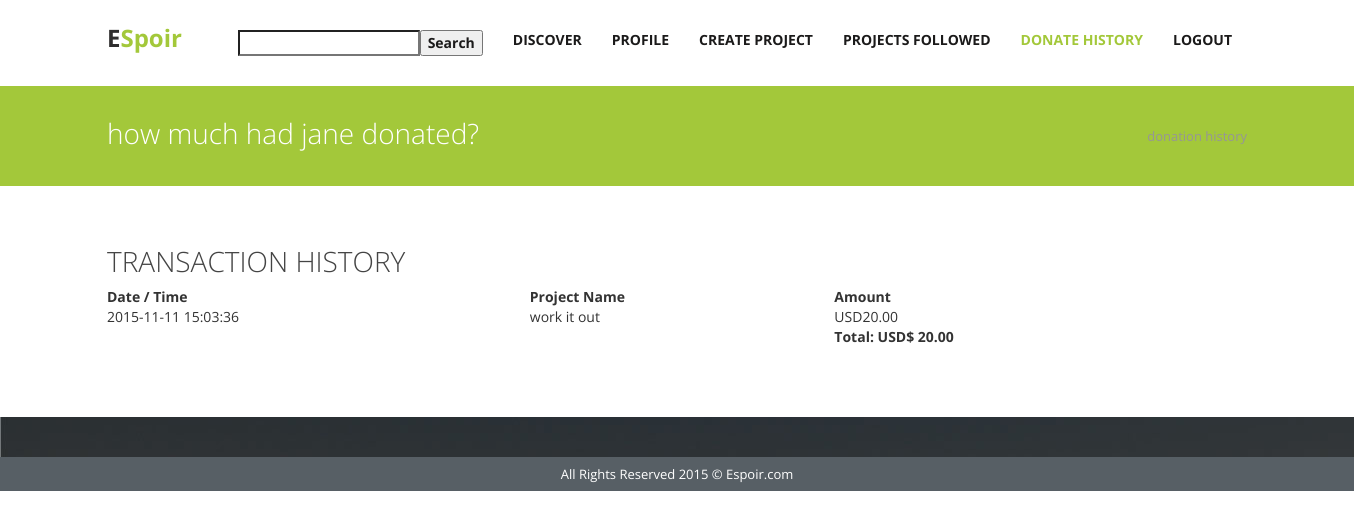
Page /transactions.php (signed in) on the committed database.
### tables this page shows
CREATE TABLE IF NOT EXISTS `user` (
  `userEmail` varchar(255) NOT NULL,
  `password` varchar(255) NOT NULL,
  `firstName` varchar(255) NOT NULL,
  `lastName` varchar(255) NOT NULL,
  `nationality` varchar(50) NOT NULL,
  `birthday` date NOT NULL,
  `gender` enum('Female','Male') NOT NULL,
  `picScr` blob NOT NULL,
  `picName` varchar(8000) NOT NULL,
  `bio` text,
  `type` enum('Normal','Admin') NOT NULL DEFAULT 'Normal'
);

CREATE TABLE IF NOT EXISTS `donate` (
  `userEmail` varchar(255) NOT NULL,
  `projectID` int(11) NOT NULL,
  `donateDate` timestamp NOT NULL DEFAULT CURRENT_TIMESTAMP ON UPDATE CURRENT_TIMESTAMP,
  `amount` decimal(14,2) NOT NULL
);

CREATE TABLE IF NOT EXISTS `project` (
  `projectID` int(11) NOT NULL,
  `userEmail` varchar(255) NOT NULL,
  `title` varchar(255) NOT NULL,
  `description` text NOT NULL,
  `fileSrc` longblob,
  `startDate` date NOT NULL,
  `endDate` date NOT NULL,
  `categories` varchar(255) NOT NULL,
  `currency` varchar(255) NOT NULL DEFAULT 'SGD',
  `picName` varchar(5000) NOT NULL
);

### transactions.php (the view, shortened to what this page needs)
<!DOCTYPE html>
<html lang="en">
<head>
<link href="css/bootstrap.css" rel="stylesheet">
<link href="//maxcdn.bootstrapcdn.com/font-awesome/4.2.0/css/font-awesome.min.css" rel="stylesheet">
<link href="css/responsiveslides.css" rel="stylesheet">
<link href="css/style.css" rel="stylesheet">
</head>
<?php
    include("db.php");
	$emailtxt = $_SESSION["emailtxt"];
	$sql = "SELECT * FROM user WHERE userEmail = '$emailtxt'";
	if ($result=mysqli_query($mysqli,$sql))
    {
        $rowcount=mysqli_num_rows($result);
    }
	if($rowcount==1)
	{
        $row = mysqli_fetch_array($result,MYSQLI_ASSOC);
	}
	else
	{
		echo '<script language="javascript">';
		echo 'alert("Wrong username/password");';
		echo 'window.location.href="../CS2102/loginreg.php";';
		echo '</script>';
	}
  ?>
<body data-responsejs='{ "create": [ { "prop": "width", "breakpoints": [0, 320, 481, 641, 961, 1025, 1281, 1400] }]}'>
<div class="wrapper">
  <div class="container">
    <nav class="navbar navbar-default">
      <div class="container-fluid">
        <div class="navbar-header">
          <a class="navbar-brand">E<span>Spoir</span></a> </div>
        <div class="collapse navbar-collapse pull-right" id="bs-example-navbar-collapse-1">
          <ul class="nav navbar-nav">
            <li><a><form method="post" action="search.php"><input type="Search" name="keyword"><input type="submit" value="Search"></form></a></li>
            <li><a href="discoverlogin.php">Discover</a></li>
            <li><a href="profile.php">Profile</a></li>
            <li> <a href="createProject.php">Create Project </a></li>
            <li><a href="projfollist.php">Projects Followed</a></li>
            <li class="active"> <a href="transactions.php"> Donate History <span class="sr-only">(current)</span></a></li>
            <li><a href="logout.php" id="logout">Logout</a></li>
          </ul>
        </div>
      </div>
    </nav>
  </div>
</div>
<div class="inner-head">
  <div class="container">
    <div class="col-lg-12">
      <h4 class="pull-left">how much had <?php echo $row["firstName"] ?> donated? </h4>
      <form method="post" action="search.php">
        <p class="pull-right pagination">
donation history</p>
      </form>
    </div>
  </div>
</div>
<div class="inner-page services">
  <div class="container">
    <div class="">
      <?php
	  include("db.php");
	$emailtxt = $_SESSION["emailtxt"];
	  $query = "Select donate.donateDate, donate.amount, project.title FROM donate INNER JOIN project ON donate.projectID = project.projectID WHERE donate.userEmail= '$emailtxt'";
	  $query2 = "SELECT SUM(amount)  FROM donate WHERE userEmail = '$emailtxt'";
	  $reply = mysqli_query($mysqli, $query);
	 $money=mysqli_query($mysqli,$query2) or die(mysql_error());
	 $result = mysqli_fetch_assoc($money);
	 $total = $result['SUM(amount)'];
?>
      <div class="col-md-6">
        <h2>Transaction History</h2>
        <p>
          <?php
	if($reply){
		?>
        <table cellspacing="5" cellpadding="5" width="200%" id="formspace">
          <tr>
            <td><strong> Date / Time </strong></td>
            <td><strong> Project Name </strong></td>
            <td><strong> Amount </strong></td>
          </tr>
          <?php
		while ($row = $reply->fetch_object())
		{
				echo "<tr>";
				echo "<td>" . $row->donateDate . "</td>";
				echo "<td>" . $row->title . "</td>";
				echo "<td> USD" . $row->amount . "</td></tr>";
		}
	}
?>
          <tr>
            <td></td>
            <td></td>
            <td><strong>Total: USD$ <?php echo $total; ?></strong></td>
          </tr>
        </table>
        </p>
      </div>
      <div class="clearfix"></div>
    </div>
  </div>
</div>
<div class="testimonial main"> </div>
<div class="copyright">
  <div class="container">
    <p>All Rights Reserved 2015 &copy; Espoir.com</p>
  </div>
</div>
</body>
</html>

### css/style.css (style rules this page uses)
* { font-family: 'Open Sans', sans-serif; }
.wrapper { width: 100%; margin: 0 auto; }
@media (min-width:1200px) { .wrapper { width: 1344px; margin: 0 auto; } }
@media (min-width:1200px) { .container { padding: 0; position: relative; } }
@media (min-width:1200px) { div#bs-example-navbar-collapse-1 { padding-right: 0; } }
a, a:hover, a:focus { text-decoration: none; }
h2 { font-size: 28px; font-weight: 300; text-transform: uppercase; color: #444444; margin-top: 60px; }
h4 { font-size: 16px; font-weight: bold; text-transform: uppercase; margin-bottom: 0px; margin-top: 20px; }
p { color: #969696; font-size: 13px; }
.navbar-brand span { color: #A3C83A; }
a.navbar-brand { color: #2f2e2e !important; font-weight: bold; font-size: 24px; padding-top: 28px; }
.navbar { margin-bottom: 0; }
.navbar-default .navbar-nav > .active > a, .navbar-default .navbar-nav > .active > a:hover, .navbar-default .navbar-nav > .active > a:focus { background-color: inherit; color: #A3C83A; }
.navbar-default .navbar-nav > li > a { font-size: 14px; font-weight: bold; color: #1b1a1a ; text-transform: uppercase; padding-top: 30px; padding-bottom: 30px; }
.navbar-default { background-color: inherit; border: none; }
.copyright .container p { color: white; text-align: center; margin: 8px; }
.copyright { background: #575F65; }
.inner-head h4 { font-size: 28px; font-weight: 300; text-transform: lowercase; color: white; margin-top: 32px; }
.inner-head { background: #A3C83A; min-height: 100px; margin-bottom: 60px; }
.pagination { margin-top: 41px; }
.inner-page p { font-size: 14px; text-align: justify; line-height: 25px; font-weight:300; }
.clearfix { position: relative; z-index: -1; top: 1px; left: 0px; }
.col-md-6 h2 { margin-top: 0; }
.testimonial.main { background: url('../img/testimonial_bg.jpg'); padding: 30px 0 10px 0; margin-top: 60px; }

### rows in the picture
user: firstName "jane"
donate: donateDate "2015-11-11 15:03:36", projectID.title "work it out", amount "20.00"

### other values in the picture
$total "20.00"
